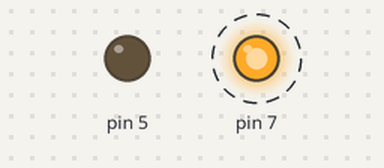
Simulated run of this sketch. Board: Arduino Uno, built with avr-gcc and run on an emulated ATmega328P. On the bench: output pins drawn as LEDs (lit = HIGH). Dashed ring = blinking.

Above: at 1.5 s.
Timing chart, 0 to 5.6 s (numbered marks = the images above):
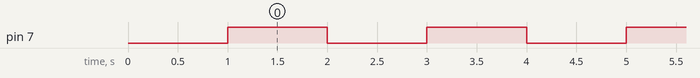

Measured:
- by itself, pin 7: alternates HIGH for 1.0 s and LOW for 1.0 s

The sketch:

assigment_multiple_setup_calls.ino
```cpp
// C++ code
void setup()
{
  pinMode(7, OUTPUT);
  pinMode(5, OUTPUT);
  delay(1000);
  digitalWrite(7, HIGH);
}

void loop()
{
  digitalWrite(7, HIGH);
  delay(1000);
  digitalWrite(7, LOW);
  delay(1000);
}
```
